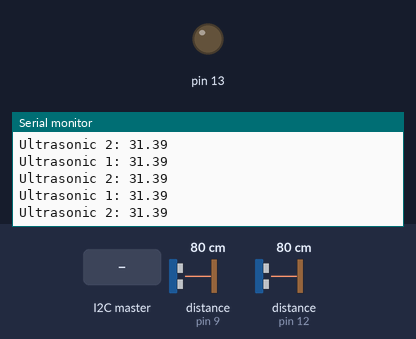
The sketch below on a simulated Arduino Uno, built with avr-gcc and run on an emulated ATmega328P. Parts: output pins drawn as LEDs (lit = HIGH), the last lines printed to the serial monitor. Wiring (inferred from the names in the program): 2 × ultrasonic range finder: trigger pin 10, echo pin 9 / trigger pin 11, echo pin 12. The inputs (shaded band) are chosen by the test bench; at power-on: distance to the obstacle (sensors on pin 9, pin 12) 80 cm. The echo pulse lasts 58.3 µs per cm; pins used as bus, display or sensor lines are not drawn.

Above: at 1.2 s.
1.3 s: the I2C master sends the byte 1
2.8 s: distance to the obstacle (sensor on pin 9) set to 120 cm
At 3.09 s:
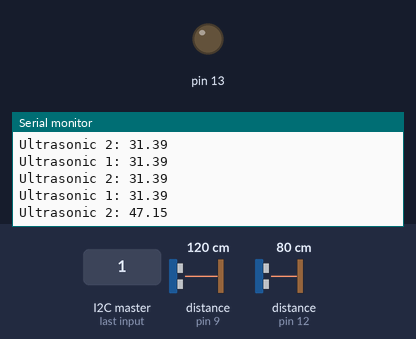
5.8 s: distance to the obstacle (sensor on pin 9) set to 250 cm
At 5.99 s:
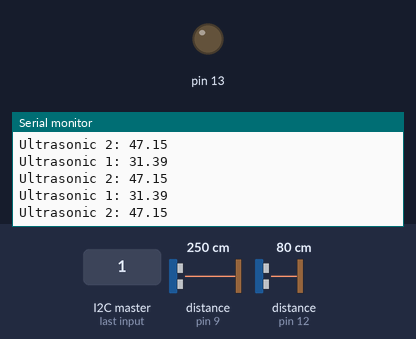
Timing chart, 0 to 8.8 s (numbered marks = the images above; inputs shaded):
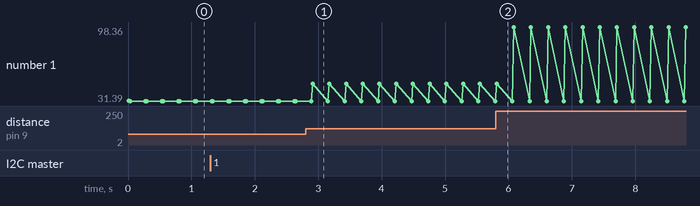

Measured:
- after the input at 2.8 s, the serial monitor: prints a new line after 0.11 s (image 1)
- plotted number 1: 31.39 → 98.36 after the input at 5.8 s

The sketch:

vtol.ino
```cpp
#include <Wire.h>

#define SLAVE_ADDRESS 0x04
int number = 0;
int state = 0;

int trigPin1 = 11;    // Trigger
int echoPin1 = 12;    // Echo
int trigPin2 = 10;    // Trigger
int echoPin2 = 9;    // Echo

float ultrasonic1 = 0.0;
float ultrasonic2 = 0.0;
int callnum = 0;

void setup() {
  //Serial Port begin
  Serial.begin (9600);
  //Define inputs and outputs
  pinMode(trigPin1, OUTPUT);
  pinMode(echoPin1, INPUT);
  pinMode(trigPin2, OUTPUT);
  pinMode(echoPin2, INPUT);

  pinMode(13, OUTPUT);
  // initialize i2c as slave
  Wire.begin(SLAVE_ADDRESS);

  // define callbacks for i2c communication
  Wire.onReceive(receiveData);
  Wire.onRequest(sendData);

  Serial.println("Ready!");
}

void loop() {

  // The sensor is triggered by a HIGH pulse of 10 or more microseconds.
  // Give a short LOW pulse beforehand to ensure a clean HIGH pulse:
  digitalWrite(trigPin1, LOW);
  delayMicroseconds(5);
  digitalWrite(trigPin1, HIGH);
  delayMicroseconds(10);
  digitalWrite(trigPin1, LOW);

  // Read the signal from the sensor: a HIGH pulse whose
  // duration is the time (in microseconds) from the sending
  // of the ping to the reception of its echo off of an object.
  pinMode(echoPin1, INPUT);
  float duration1 = pulseIn(echoPin1, HIGH);

  float inches1 = (duration1/2) / 74;   // Divide by 74 or multiply by 0.0135

  // The sensor is triggered by a HIGH pulse of 10 or more microseconds.
  // Give a short LOW pulse beforehand to ensure a clean HIGH pulse:
  digitalWrite(trigPin2, LOW);
  delayMicroseconds(5);
  digitalWrite(trigPin2, HIGH);
  delayMicroseconds(10);
  digitalWrite(trigPin2, LOW);

  // Read the signal from the sensor: a HIGH pulse whose
  // duration is the time (in microseconds) from the sending
  // of the ping to the reception of its echo off of an object.
  pinMode(echoPin2, INPUT);
  float duration2 = pulseIn(echoPin2, HIGH);

  float inches2 = (duration2/2) / 74;   // Divide by 74 or multiply by 0.0135

  // Convert the time into a distance
//  return cm;
//  float cm = getCm();
//  float inches = getInches();
  ultrasonic1 = inches1;
  ultrasonic2 = inches2;
  Serial.print("Ultrasonic 1: ");
  Serial.println(ultrasonic1);
  Serial.print("Ultrasonic 2: ");
  Serial.println(ultrasonic2);
//  sendData();
  delay(250);
}

// callback for sending data
void sendData(){
  /*
  if(callnum % 5 == 0){
    Wire.write(0);
  }
  else if(callnum % 5 == 1){
    Wire.write((int)ultrasonic1);
    float a = ultrasonic1 * 100;
    a -= (float)((int)(ultrasonic1 * 100));
    Wire.write((int)a);
    callnum += 1;
  }
  else if(callnum % 5 == 3){
    Wire.write((int)ultrasonic2);
    float b = ultrasonic2 * 100;
    b -= (float)((int)(ultrasonic2 * 100));
    Wire.write((int)b);
    callnum += 1;
  }
  */
  float a = ultrasonic1 * 100;
  a -= (float)(((int)ultrasonic1) * 100);
  float b = ultrasonic2 * 100;
  b -= (float)(((int)ultrasonic2) * 100);
  byte output[] = {(byte)((int)ultrasonic1),(int)a,(byte)((int)ultrasonic2),(int)b};
  Wire.write(output, 4);
//  Serial.print(a);
//  Serial.print("in, ");
//  Serial.println();
//  Serial.print(b);
//  Serial.print("in, ");
//  Serial.println();
//  Wire.write((int)val1);
//  Wire.write((int)val2);
  callnum += 1;
}

// callback for received data
void receiveData(int byteCount){

  Serial.println("HI");
  while(Wire.available()) {
    Serial.println(Wire.read());
  }
}
```
